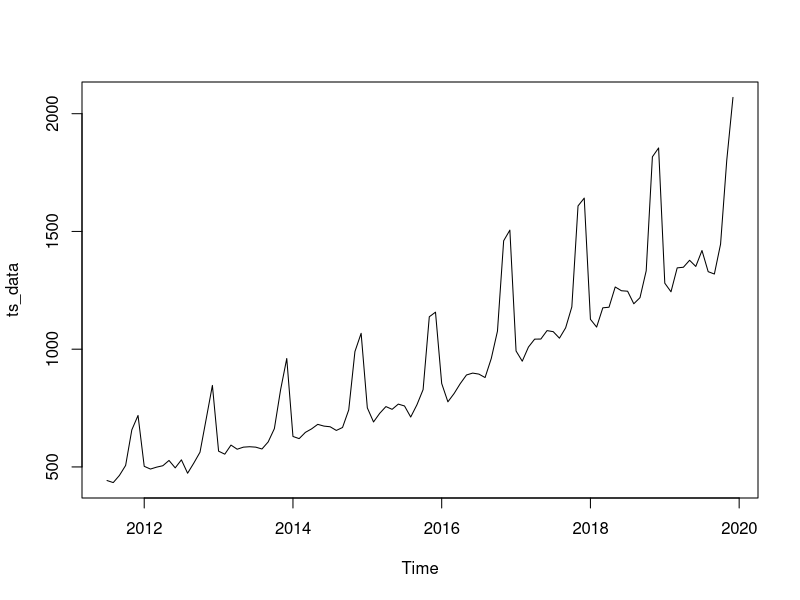
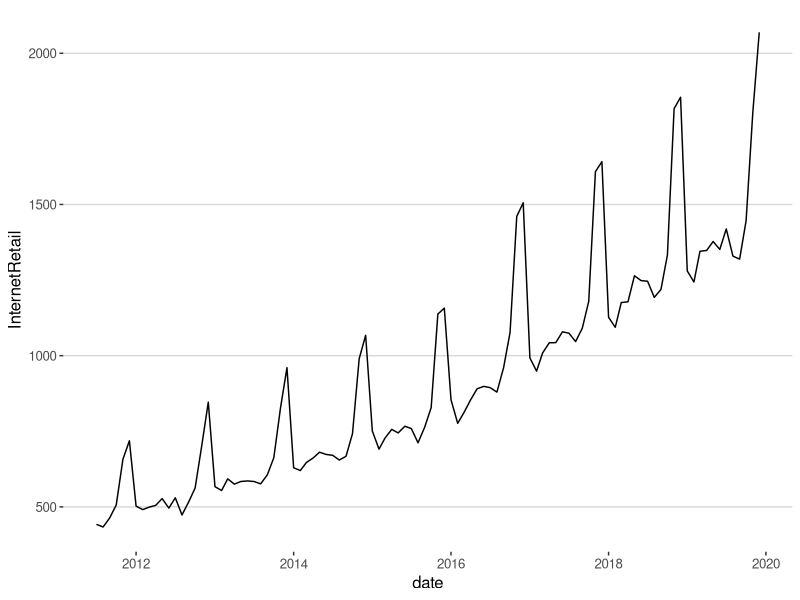
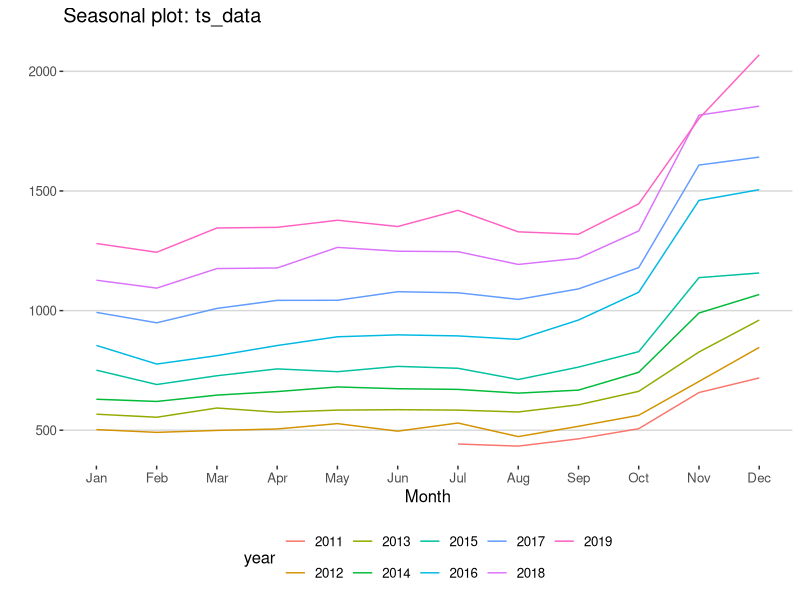
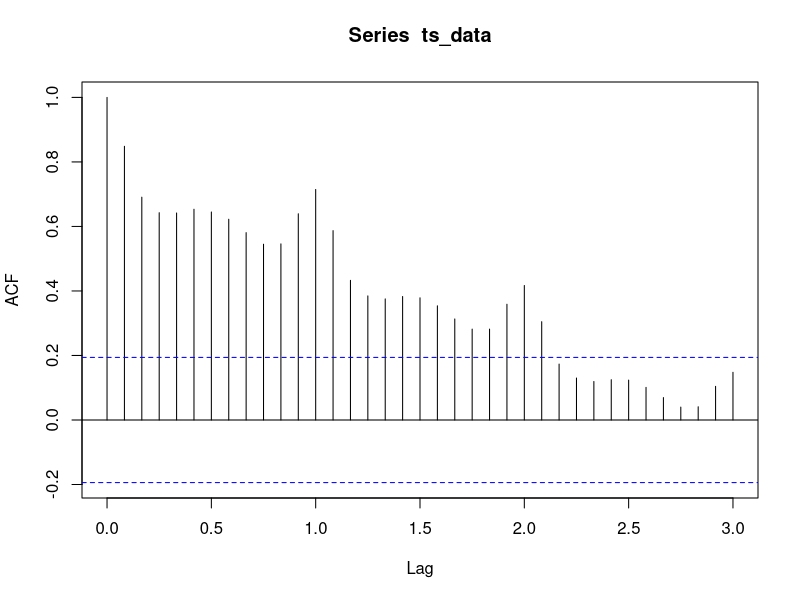
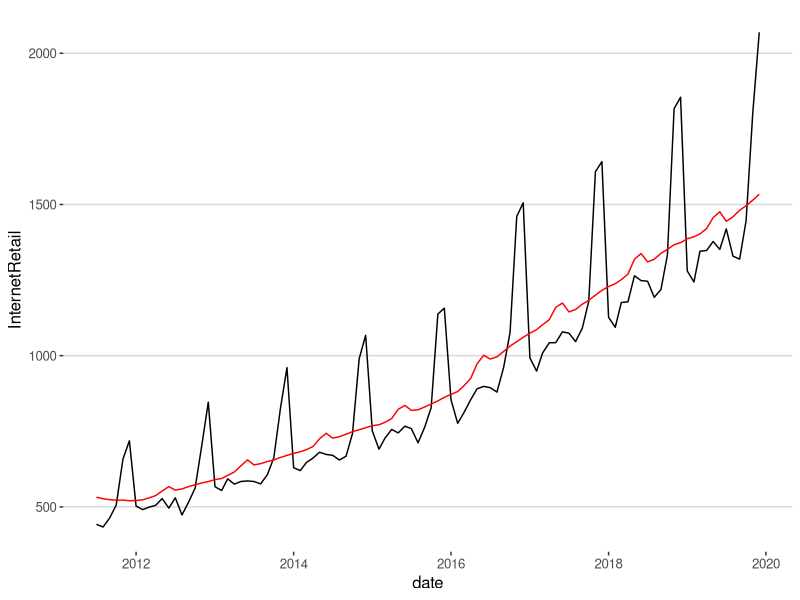
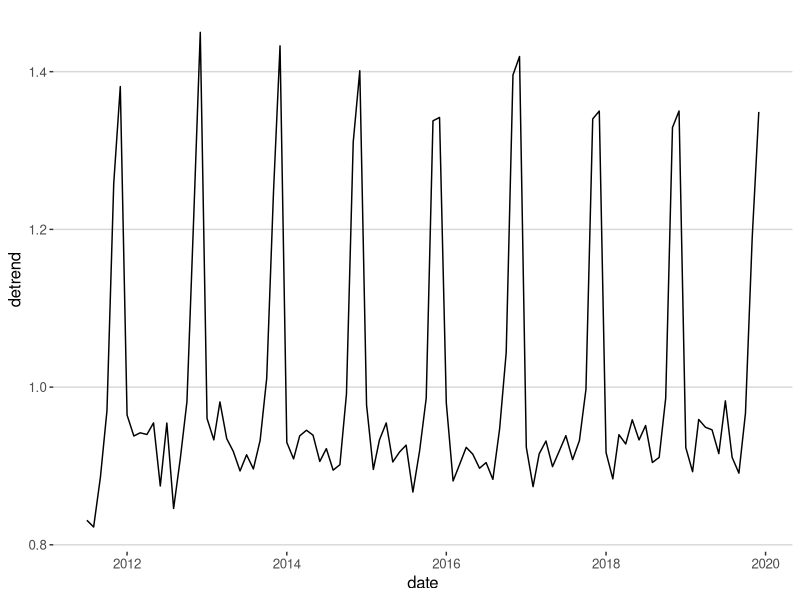
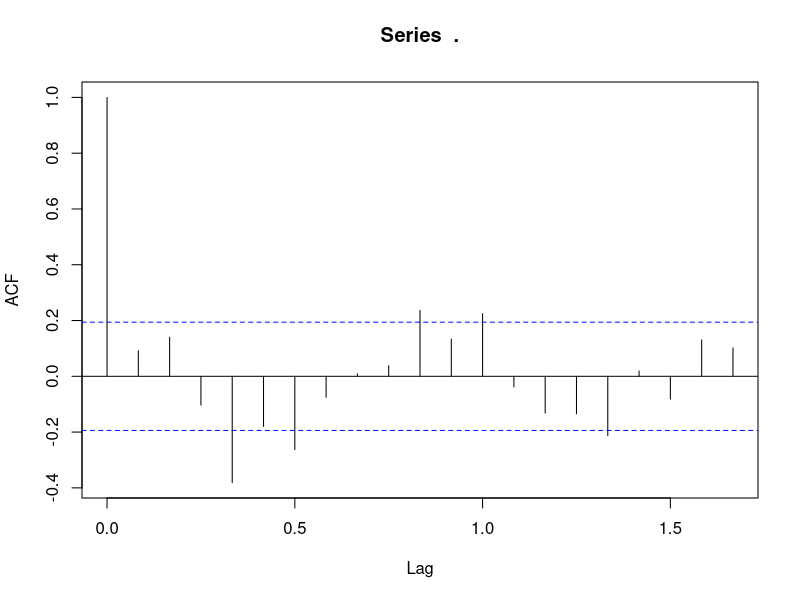
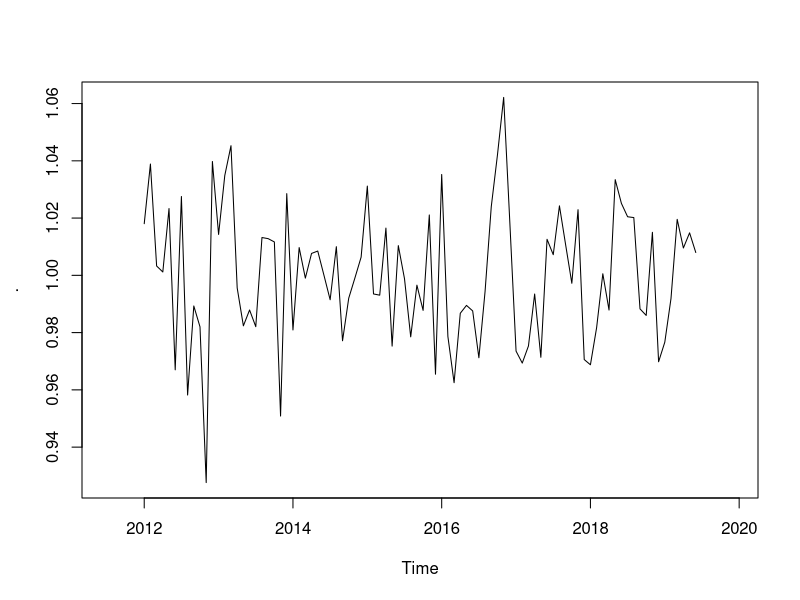

These charts were generated, in order, by the following R code:
library(tidyverse)
library(tseries)
library(lubridate)
library(forecast)
library(slider)
library(ggthemes)
library(broom)



# 2.a) --------------------------------------------------------------------

# Read data and convert date column to comfortable format
data <- read_csv2("./data/InternetRetailSales.csv") %>% 
  unite(col = "date", Year:Month, sep = " ", remove = FALSE) %>% 
  mutate_at("date", ~ymd(., truncated = 1))

# Convert data to time series object
ts_data <- ts(data$InternetRetail, frequency = 12, start = c(2011, 7))

# Plot the data
plot(ts_data)
ggplot(data, aes(x = date, y = InternetRetail)) + 
  geom_line() +
  theme_hc()

# 2.b) --------------------------------------------------------------------

# Create seasonal plot
ggseasonplot(ts_data) + theme_hc()

# Create acf plot
acf(ts_data, lag.max = 36)


# 2.c) --------------------------------------------------------------------

# Add simple moving average with window starting for t-6
data$simple_ma <- ts_data %>% slide_dbl(mean, .before = 6, .after = 6)
data$ma <- ma(ts_data, order = 12, centre = TRUE)

# Plot the data accordingly
ggplot(data, aes(x = date)) + 
  geom_line(aes(y = InternetRetail)) +
  geom_line(aes(y = simple_ma), color = "red") +
  theme_hc()


# 2.d) --------------------------------------------------------------------
# https://anomaly.io/seasonal-trend-decomposition-in-r/index.html
# The type of the time series determines how the trend, seasonal and residual comp
# onent interact. If the time series is multiplicative, the components multiply
# together. An increasing trend then results in an increased amplitude of the
# seasonal activity.
# Formula
# The additive time series is defined by an additive nature of the individual comp
# onents. An increasing trend then does not corresponds to increasing peaks and troughs
# of the time series. It stays relatively stable and no change in amplitude can
# be observed.
# Formula

# For this dataset a multiplicative decomposition should be chosen, since we clearly
# see an increase in the fluctuation with increasing trend. 


# 2.e) --------------------------------------------------------------------
data <- data %>% mutate(detrend = InternetRetail/simple_ma)
ggplot(data, aes(x = date)) + 
  geom_line(aes(y = detrend)) +
  theme_hc()

# No the data is not weakly stationary since the graph is obviously a 
# function of time and seasonal patterns pertain. Both mean and variance of the
# time series are a function of time.

# Decompose
data %>% group_by(Month) %>% summarize(Mean = mean(detrend))



# 2.f) --------------------------------------------------------------------

dec_data <- decompose(ts_data, type = "multiplicative")


# 2.g) --------------------------------------------------------------------
dec_data$random %>% acf(na.action = na.pass)


# 2.h) --------------------------------------------------------------------

arima <- dec_data$random %>% auto.arima
summary(arima)
dec_data$random %>% plot

ljung_test <- map_df(c(1:24), ~Box.test(dec_data$random, lag = ., type = "Box-Pierce") %>% tidy)
ljung_test %>% print(n = 50)
# 2.i) --------------------------------------------------------------------

preds <- forecast(arima, h = 24)
preds
